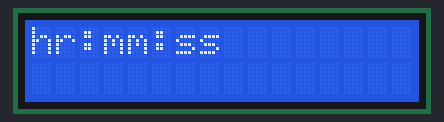
Simulated run of this sketch. Board: ESP8266 (NodeMCU). On the bench: 16×2 character LCD.

Above: at 0.1 s.
At 4.6 s:
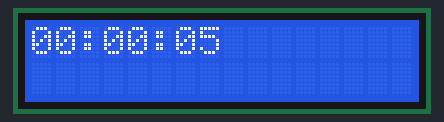
At 9.6 s:
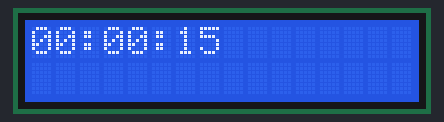
At 19.6 s:
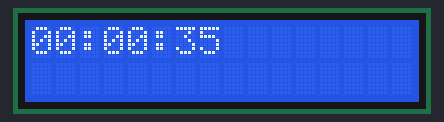
At 29.1 s:
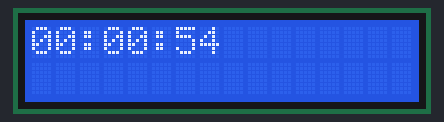
At 39.2 s:
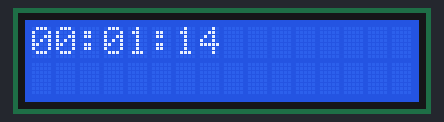

Measured:
- what the display in image 1 shows lasts 0.5 s, from 4.6 s to 5.1 s

The sketch:

digitalTime_lcd.ino
```cpp
#include<LiquidCrystal.h>
LiquidCrystal lcd(D0,D1,D2,D3,D4,D5);
int h1=0,h2=0,m1=0,m2=0,s1=0,s2=0;
void setup() {
  // put your setup code here, to run once:
  lcd.begin(16,2);
}

void loop() {
  // put your main code here, to run repeatedly:
     lcd.setCursor(0,0);
     lcd.print("hr:mm:ss");
     delay(2000);
     lcd.setCursor(2,0);
     lcd.print(':');
     lcd.setCursor(5,0);
     lcd.print(':');
     for(int i=0;i<25;i++)
     {
      lcd.setCursor(0,0);
      lcd.print(h1,DEC);
      lcd.setCursor(1,0);
      lcd.print(h2,DEC);
      h2++;
      if(h2==10)
      {
        h1++;
        h2=0;
      }
      else if(h1==2 && h2==5)
      {
        h1=0;
        h2=0;
        m1=0;
        m2=0;
        s1=0;
        s2=0;
      }

      for(int j=0;j<60;j++)
      {
        lcd.setCursor(3,0);
        lcd.print(m1,DEC);
        lcd.setCursor(4,0);
        lcd.print(m2,DEC);
        m2++;
        if(m2==10)
        {
          m1++;
          m2=0;
        }

        for(int m=0;m<60;m++)
        {
          lcd.setCursor(6,0);
          lcd.print(s1,DEC);
          lcd.setCursor(7,0);
          lcd.print(s2,DEC);
          delay(500);
          s2++;
          if(s2==10)
          {
            s1++;
            s2=0;
          }
        }
        s1=0;s2=0;
      }
      m1=0; m2=0;
     }

}
```
